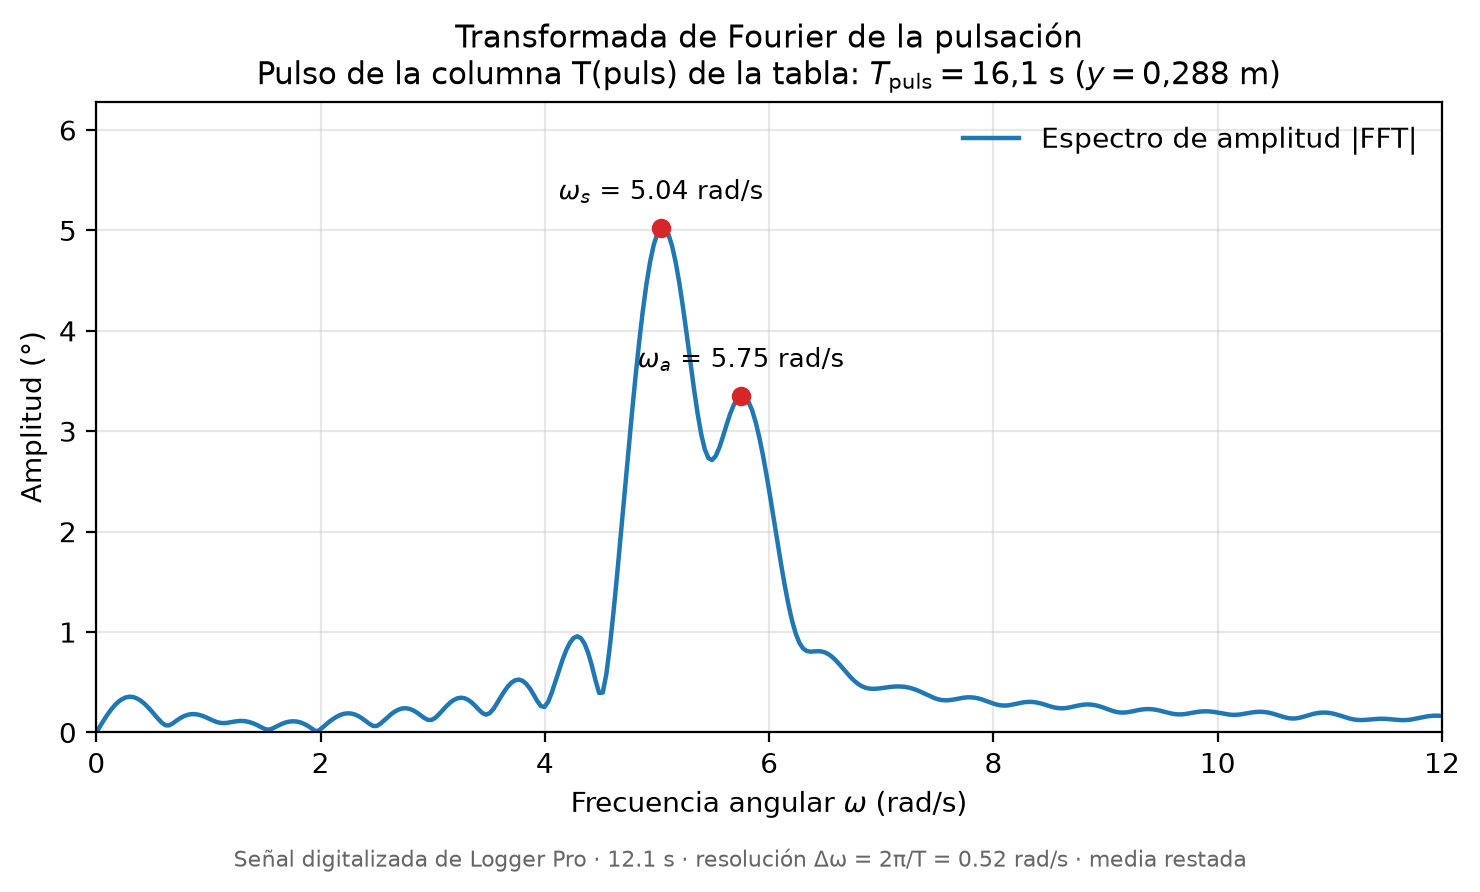

The Python source for this figure:
"""Transformada de Fourier de la señal de pulsación (resorte en y = 0,288 m).

La señal digitalizada de Logger Pro se interpola a un paso de tiempo uniforme, se le
resta el valor medio y se calcula el espectro de amplitud con la FFT. Una pulsación
es la suma de los dos modos normales, así que el espectro debe mostrar dos picos:
uno en omega_s y otro en omega_a.
"""

import matplotlib.pyplot as plt
import numpy as np
from scipy.signal import find_peaks

from digitalizacion import digitalizar

t, th, _ = digitalizar(step=1)

dt = np.median(np.diff(t))
t_u = np.arange(t.min(), t.max(), dt)
th_u = np.interp(t_u, t, th)
x = th_u - th_u.mean()

n = len(x)
T_total = n * dt
N_PAD = 16 * n  # relleno con ceros: interpola el espectro, no mejora la resolución

spec = np.abs(np.fft.rfft(x, N_PAD)) * 2 / n  # amplitud (grados)
f = np.fft.rfftfreq(N_PAD, dt)  # Hz
w = 2 * np.pi * f  # rad/s

banda = (w > 3) & (w < 8)
picos, _ = find_peaks(spec * banda, height=0.3 * spec[banda].max())
picos = picos[np.argsort(spec[picos])[::-1][:2]]
picos = np.sort(picos)

dw = 2 * np.pi / T_total  # resolución en frecuencia angular

print(f"Duración de la señal: {T_total:.2f} s, dt = {dt * 1000:.1f} ms, {n} puntos")
print(f"Resolución: Δω = 2π/T = {dw:.3f} rad/s")
for p in picos:
    print(f"Pico: ω = {w[p]:.3f} rad/s (f = {f[p]:.3f} Hz), amplitud = {spec[p]:.2f} grados")
if len(picos) == 2:
    print(f"Separación: Δω = {w[picos[1]] - w[picos[0]]:.3f} rad/s")

fig, ax = plt.subplots(figsize=(7.5, 4.3))
ax.plot(w, spec, color="C0", lw=1.6, label="Espectro de amplitud |FFT|")

nombres = [r"$\omega_s$", r"$\omega_a$"]
for nombre, p in zip(nombres, picos):
    ax.plot(w[p], spec[p], "o", color="C3", ms=6)
    ax.annotate(
        f"{nombre} = {w[p]:.2f} rad/s",
        xy=(w[p], spec[p]),
        xytext=(0, 10),
        textcoords="offset points",
        ha="center",
        fontsize=9.5,
    )

ax.set_xlim(0, 12)
ax.set_ylim(0, 1.25 * spec[banda].max())
ax.set_xlabel(r"Frecuencia angular $\omega$ (rad/s)")
ax.set_ylabel("Amplitud (°)")
ax.set_title(
    "Transformada de Fourier de la pulsación\n"
    r"Pulso de la columna T(puls) de la tabla: $T_{\mathrm{puls}} = 16{,}1$ s ($y = 0{,}288$ m)",
    fontsize=11,
)
ax.grid(alpha=0.3)
ax.legend(loc="upper right", frameon=False)

fig.text(
    0.5,
    -0.02,
    f"Señal digitalizada de Logger Pro · {T_total:.1f} s · resolución Δω = 2π/T = {dw:.2f} rad/s · media restada",
    ha="center",
    fontsize=8,
    color="0.4",
)
fig.tight_layout()

fig.savefig("fourier.png", dpi=200, bbox_inches="tight")
fig.savefig("fourier.pdf", bbox_inches="tight")
